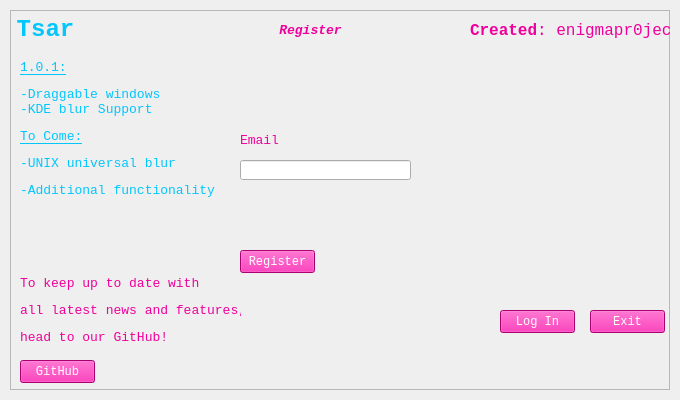
<?xml version="1.0" encoding="UTF-8"?>
<ui version="4.0">
 <class>main2</class>
 <widget class="QMainWindow" name="main2">
  <property name="geometry">
   <rect>
    <x>0</x>
    <y>0</y>
    <width>680</width>
    <height>400</height>
   </rect>
  </property>
  <property name="windowTitle">
   <string>Tsar</string>
  </property>
  <property name="windowIcon">
   <iconset>
    <normaloff>iconfile.ico</normaloff>iconfile.ico</iconset>
  </property>
  <widget class="QWidget" name="centralwidget">
   <layout class="QVBoxLayout" name="verticalLayout">
    <property name="spacing">
     <number>0</number>
    </property>
    <property name="leftMargin">
     <number>10</number>
    </property>
    <property name="topMargin">
     <number>10</number>
    </property>
    <property name="rightMargin">
     <number>10</number>
    </property>
    <property name="bottomMargin">
     <number>10</number>
    </property>
    <item>
     <widget class="QFrame" name="dropShadowFrame">
      <property name="styleSheet">
       <string notr="true">QFrame {	
	background-color: rgba(255, 255, 255, .15);
}</string>
      </property>
      <property name="frameShape">
       <enum>QFrame::StyledPanel</enum>
      </property>
      <property name="frameShadow">
       <enum>QFrame::Raised</enum>
      </property>
      <widget class="QLabel" name="label_title">
       <property name="geometry">
        <rect>
         <x>-10</x>
         <y>-10</y>
         <width>91</width>
         <height>61</height>
        </rect>
       </property>
       <property name="font">
        <font>
         <family>Consolas</family>
         <pointsize>40</pointsize>
        </font>
       </property>
       <property name="styleSheet">
        <string notr="true">color: rgb(3, 198, 252);
background-color: rgba(255, 255, 255, 0); </string>
       </property>
       <property name="text">
        <string>&lt;html&gt;&lt;head/&gt;&lt;body&gt;&lt;p&gt;&lt;span style=&quot; font-size:18pt; font-weight:600;&quot;&gt;Tsar&lt;/span&gt;&lt;/p&gt;&lt;/body&gt;&lt;/html&gt;</string>
       </property>
       <property name="alignment">
        <set>Qt::AlignCenter</set>
       </property>
      </widget>
      <widget class="QLabel" name="label_credits">
       <property name="geometry">
        <rect>
         <x>460</x>
         <y>0</y>
         <width>201</width>
         <height>41</height>
        </rect>
       </property>
       <property name="font">
        <font>
         <family>Consolas</family>
         <pointsize>40</pointsize>
        </font>
       </property>
       <property name="styleSheet">
        <string notr="true">color: rgba(239, 0, 156, 255);
background-color: rgba(255, 255, 255, 0); </string>
       </property>
       <property name="text">
        <string>&lt;html&gt;&lt;head/&gt;&lt;body&gt;&lt;p&gt;&lt;span style=&quot; font-size:12pt; font-weight:600;&quot;&gt;Created&lt;/span&gt;&lt;span style=&quot; font-size:12pt;&quot;&gt;: enigmapr0ject&lt;/span&gt;&lt;/p&gt;&lt;/body&gt;&lt;/html&gt;</string>
       </property>
       <property name="alignment">
        <set>Qt::AlignRight|Qt::AlignTrailing|Qt::AlignVCenter</set>
       </property>
      </widget>
      <widget class="QLineEdit" name="emailbox">
       <property name="geometry">
        <rect>
         <x>230</x>
         <y>150</y>
         <width>171</width>
         <height>20</height>
        </rect>
       </property>
      </widget>
      <widget class="QLabel" name="changelog">
       <property name="geometry">
        <rect>
         <x>10</x>
         <y>50</y>
         <width>221</width>
         <height>201</height>
        </rect>
       </property>
       <property name="font">
        <font>
         <family>Consolas</family>
         <pointsize>20</pointsize>
        </font>
       </property>
       <property name="styleSheet">
        <string notr="true">color: rgb(3, 198, 252);
background-color: rgba(255, 255, 255, 0); </string>
       </property>
       <property name="text">
        <string>&lt;html&gt;&lt;head/&gt;&lt;body&gt;&lt;p&gt;&lt;span style=&quot; font-size:10pt; text-decoration: underline;&quot;&gt;1.0.1:&lt;/span&gt;&lt;/p&gt;&lt;p&gt;&lt;span style=&quot; font-size:10pt;&quot;&gt;-Draggable windows&lt;br/&gt;-KDE blur Support&lt;/span&gt;&lt;/p&gt;&lt;p&gt;&lt;span style=&quot; font-size:10pt; text-decoration: underline;&quot;&gt;To Come:&lt;/span&gt;&lt;/p&gt;&lt;p&gt;&lt;span style=&quot; font-size:10pt;&quot;&gt;-UNIX universal blur&lt;/span&gt;&lt;/p&gt;&lt;p&gt;&lt;span style=&quot; font-size:10pt;&quot;&gt;-Additional functionality&lt;/span&gt;&lt;/p&gt;&lt;p&gt;&lt;br/&gt;&lt;/p&gt;&lt;/body&gt;&lt;/html&gt;</string>
       </property>
       <property name="alignment">
        <set>Qt::AlignLeading|Qt::AlignLeft|Qt::AlignVCenter</set>
       </property>
      </widget>
      <widget class="QLabel" name="changelog_2">
       <property name="geometry">
        <rect>
         <x>10</x>
         <y>260</y>
         <width>221</width>
         <height>81</height>
        </rect>
       </property>
       <property name="font">
        <font>
         <family>Consolas</family>
         <pointsize>20</pointsize>
        </font>
       </property>
       <property name="styleSheet">
        <string notr="true">color: rgba(239, 0, 156, 255);
background-color: rgba(255, 255, 255, 0); </string>
       </property>
       <property name="text">
        <string>&lt;html&gt;&lt;head/&gt;&lt;body&gt;&lt;p&gt;&lt;span style=&quot; font-size:10pt;&quot;&gt;To keep up to date with&lt;/span&gt;&lt;/p&gt;&lt;p&gt;&lt;span style=&quot; font-size:10pt;&quot;&gt;all latest news and features,&lt;/span&gt;&lt;/p&gt;&lt;p&gt;&lt;span style=&quot; font-size:10pt;&quot;&gt;head to our GitHub!&lt;/span&gt;&lt;/p&gt;&lt;/body&gt;&lt;/html&gt;</string>
       </property>
       <property name="alignment">
        <set>Qt::AlignLeading|Qt::AlignLeft|Qt::AlignVCenter</set>
       </property>
      </widget>
      <widget class="QPushButton" name="github">
       <property name="geometry">
        <rect>
         <x>10</x>
         <y>350</y>
         <width>75</width>
         <height>23</height>
        </rect>
       </property>
       <property name="font">
        <font>
         <family>Consolas</family>
        </font>
       </property>
       <property name="styleSheet">
        <string notr="true">color: rgba(255, 255, 255, 255);
background-color: rgba(239, 0, 156, 255);</string>
       </property>
       <property name="text">
        <string>GitHub</string>
       </property>
      </widget>
      <widget class="QLabel" name="label_credits_2">
       <property name="geometry">
        <rect>
         <x>230</x>
         <y>120</y>
         <width>111</width>
         <height>21</height>
        </rect>
       </property>
       <property name="font">
        <font>
         <family>Consolas</family>
         <pointsize>10</pointsize>
        </font>
       </property>
       <property name="styleSheet">
        <string notr="true">color: rgba(239, 0, 156, 255);
background-color: rgba(255, 255, 255, 0); </string>
       </property>
       <property name="text">
        <string>&lt;html&gt;&lt;head/&gt;&lt;body&gt;&lt;p&gt;Email&lt;/p&gt;&lt;/body&gt;&lt;/html&gt;</string>
       </property>
       <property name="alignment">
        <set>Qt::AlignLeading|Qt::AlignLeft|Qt::AlignVCenter</set>
       </property>
      </widget>
      <widget class="QLabel" name="label_credits_3">
       <property name="geometry">
        <rect>
         <x>230</x>
         <y>10</y>
         <width>141</width>
         <height>21</height>
        </rect>
       </property>
       <property name="font">
        <font>
         <family>Consolas</family>
         <pointsize>10</pointsize>
        </font>
       </property>
       <property name="styleSheet">
        <string notr="true">color: rgba(239, 0, 156, 255);
background-color: rgba(255, 255, 255, 0); </string>
       </property>
       <property name="text">
        <string>&lt;html&gt;&lt;head/&gt;&lt;body&gt;&lt;p align=&quot;center&quot;&gt;&lt;span style=&quot; font-weight:600; font-style:italic;&quot;&gt;Register&lt;/span&gt;&lt;/p&gt;&lt;/body&gt;&lt;/html&gt;</string>
       </property>
       <property name="alignment">
        <set>Qt::AlignLeading|Qt::AlignLeft|Qt::AlignVCenter</set>
       </property>
      </widget>
      <widget class="QPushButton" name="registerButton">
       <property name="geometry">
        <rect>
         <x>230</x>
         <y>240</y>
         <width>75</width>
         <height>23</height>
        </rect>
       </property>
       <property name="font">
        <font>
         <family>Consolas</family>
        </font>
       </property>
       <property name="styleSheet">
        <string notr="true">color: rgba(255, 255, 255, 255);
background-color: rgba(239, 0, 156, 255);</string>
       </property>
       <property name="text">
        <string>Register</string>
       </property>
      </widget>
      <widget class="QLabel" name="changelog_3">
       <property name="geometry">
        <rect>
         <x>410</x>
         <y>50</y>
         <width>241</width>
         <height>231</height>
        </rect>
       </property>
       <property name="font">
        <font>
         <family>Consolas</family>
         <pointsize>20</pointsize>
        </font>
       </property>
       <property name="styleSheet">
        <string notr="true">color: rgb(3, 198, 252);
background-color: rgba(255, 255, 255, 0); </string>
       </property>
       <property name="text">
        <string>&lt;html&gt;&lt;head/&gt;&lt;body&gt;&lt;p&gt;&lt;img src=&quot;:/icon/iconfile.ico&quot;/&gt;&lt;/p&gt;&lt;/body&gt;&lt;/html&gt;</string>
       </property>
       <property name="alignment">
        <set>Qt::AlignLeading|Qt::AlignLeft|Qt::AlignVCenter</set>
       </property>
      </widget>
      <widget class="QPushButton" name="loginButton">
       <property name="geometry">
        <rect>
         <x>490</x>
         <y>300</y>
         <width>75</width>
         <height>23</height>
        </rect>
       </property>
       <property name="font">
        <font>
         <family>Consolas</family>
        </font>
       </property>
       <property name="styleSheet">
        <string notr="true">color: rgba(255, 255, 255, 255);
background-color: rgba(239, 0, 156, 255);</string>
       </property>
       <property name="text">
        <string>Log In</string>
       </property>
      </widget>
      <widget class="QPushButton" name="exitButton">
       <property name="geometry">
        <rect>
         <x>580</x>
         <y>300</y>
         <width>75</width>
         <height>23</height>
        </rect>
       </property>
       <property name="font">
        <font>
         <family>Consolas</family>
        </font>
       </property>
       <property name="styleSheet">
        <string notr="true">color: rgba(255, 255, 255, 255);
background-color: rgba(239, 0, 156, 255);</string>
       </property>
       <property name="text">
        <string>Exit</string>
       </property>
      </widget>
      <widget class="QLabel" name="response">
       <property name="geometry">
        <rect>
         <x>230</x>
         <y>190</y>
         <width>171</width>
         <height>41</height>
        </rect>
       </property>
       <property name="font">
        <font>
         <family>Consolas</family>
         <pointsize>10</pointsize>
        </font>
       </property>
       <property name="styleSheet">
        <string notr="true">color: rgba(239, 0, 156, 255);
background-color: rgba(255, 255, 255, 0); </string>
       </property>
       <property name="text">
        <string>&lt;html&gt;&lt;head/&gt;&lt;body&gt;&lt;p&gt;&lt;br/&gt;&lt;/p&gt;&lt;/body&gt;&lt;/html&gt;</string>
       </property>
       <property name="alignment">
        <set>Qt::AlignLeading|Qt::AlignLeft|Qt::AlignVCenter</set>
       </property>
      </widget>
     </widget>
    </item>
   </layout>
  </widget>
 </widget>
 <resources>
  <include location="assets.qrc"/>
 </resources>
 <connections/>
</ui>
